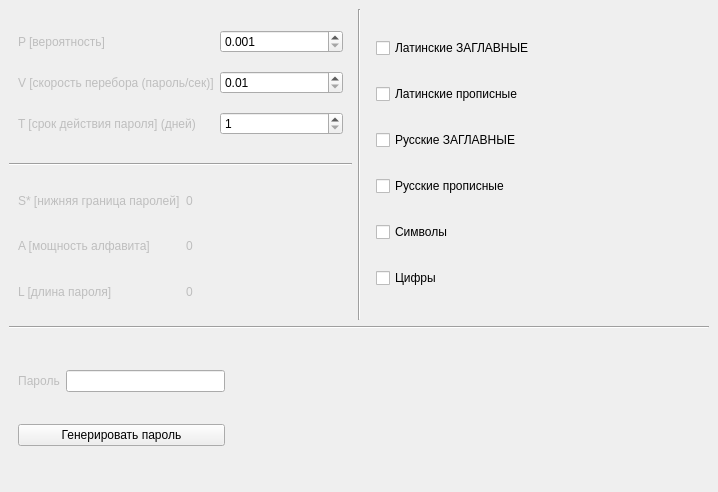
<?xml version="1.0" encoding="UTF-8"?>
<ui version="4.0">
 <class>MainWindow</class>
 <widget class="QMainWindow" name="MainWindow">
  <property name="geometry">
   <rect>
    <x>0</x>
    <y>0</y>
    <width>718</width>
    <height>492</height>
   </rect>
  </property>
  <property name="windowTitle">
   <string>Генератор паролей</string>
  </property>
  <widget class="QWidget" name="centralwidget">
   <layout class="QGridLayout" name="gridLayout_7">
    <item row="0" column="0">
     <widget class="QWidget" name="widgetIn" native="true">
      <layout class="QGridLayout" name="gridLayout_4">
       <item row="2" column="0">
        <widget class="QLabel" name="labelT">
         <property name="enabled">
          <bool>false</bool>
         </property>
         <property name="sizePolicy">
          <sizepolicy hsizetype="Preferred" vsizetype="Preferred">
           <horstretch>0</horstretch>
           <verstretch>0</verstretch>
          </sizepolicy>
         </property>
         <property name="text">
          <string>T [срок действия пароля] (дней)</string>
         </property>
         <property name="alignment">
          <set>Qt::AlignLeading|Qt::AlignLeft|Qt::AlignVCenter</set>
         </property>
         <property name="wordWrap">
          <bool>false</bool>
         </property>
        </widget>
       </item>
       <item row="0" column="0">
        <widget class="QLabel" name="labelP">
         <property name="enabled">
          <bool>false</bool>
         </property>
         <property name="sizePolicy">
          <sizepolicy hsizetype="Preferred" vsizetype="Preferred">
           <horstretch>0</horstretch>
           <verstretch>0</verstretch>
          </sizepolicy>
         </property>
         <property name="text">
          <string>P [вероятность]</string>
         </property>
         <property name="alignment">
          <set>Qt::AlignLeading|Qt::AlignLeft|Qt::AlignVCenter</set>
         </property>
         <property name="wordWrap">
          <bool>false</bool>
         </property>
        </widget>
       </item>
       <item row="1" column="0">
        <widget class="QLabel" name="labelV">
         <property name="enabled">
          <bool>false</bool>
         </property>
         <property name="sizePolicy">
          <sizepolicy hsizetype="Preferred" vsizetype="Preferred">
           <horstretch>0</horstretch>
           <verstretch>0</verstretch>
          </sizepolicy>
         </property>
         <property name="text">
          <string>V [скорость перебора (пароль/сек)]</string>
         </property>
         <property name="alignment">
          <set>Qt::AlignLeading|Qt::AlignLeft|Qt::AlignVCenter</set>
         </property>
         <property name="wordWrap">
          <bool>false</bool>
         </property>
        </widget>
       </item>
       <item row="2" column="3">
        <widget class="QDoubleSpinBox" name="doubleSpinBoxT">
         <property name="decimals">
          <number>0</number>
         </property>
         <property name="minimum">
          <double>1.000000000000000</double>
         </property>
         <property name="maximum">
          <double>99999999999.000000000000000</double>
         </property>
        </widget>
       </item>
       <item row="0" column="3">
        <widget class="QDoubleSpinBox" name="doubleSpinBoxP">
         <property name="decimals">
          <number>3</number>
         </property>
         <property name="minimum">
          <double>0.001000000000000</double>
         </property>
         <property name="maximum">
          <double>1.000000000000000</double>
         </property>
        </widget>
       </item>
       <item row="1" column="3">
        <widget class="QDoubleSpinBox" name="doubleSpinBoxV">
         <property name="minimum">
          <double>0.010000000000000</double>
         </property>
         <property name="maximum">
          <double>99999999999.000000000000000</double>
         </property>
        </widget>
       </item>
      </layout>
     </widget>
    </item>
    <item row="0" column="1" rowspan="3">
     <widget class="Line" name="line2">
      <property name="orientation">
       <enum>Qt::Vertical</enum>
      </property>
     </widget>
    </item>
    <item row="0" column="2" rowspan="3">
     <widget class="QWidget" name="widgetChecks" native="true">
      <layout class="QVBoxLayout" name="verticalLayout_2">
       <item>
        <widget class="QCheckBox" name="checkLatCap">
         <property name="text">
          <string>Латинские ЗАГЛАВНЫЕ</string>
         </property>
        </widget>
       </item>
       <item>
        <widget class="QCheckBox" name="checkLatUpper">
         <property name="text">
          <string>Латинские прописные</string>
         </property>
        </widget>
       </item>
       <item>
        <widget class="QCheckBox" name="checkRusCap">
         <property name="text">
          <string>Русские ЗАГЛАВНЫЕ</string>
         </property>
        </widget>
       </item>
       <item>
        <widget class="QCheckBox" name="checkRusUpper">
         <property name="text">
          <string>Русские прописные</string>
         </property>
        </widget>
       </item>
       <item>
        <widget class="QCheckBox" name="checkSimbols">
         <property name="text">
          <string>Символы</string>
         </property>
        </widget>
       </item>
       <item>
        <widget class="QCheckBox" name="checkDigits">
         <property name="text">
          <string>Цифры</string>
         </property>
        </widget>
       </item>
      </layout>
     </widget>
    </item>
    <item row="1" column="0">
     <widget class="Line" name="line3">
      <property name="orientation">
       <enum>Qt::Horizontal</enum>
      </property>
     </widget>
    </item>
    <item row="2" column="0">
     <widget class="QWidget" name="widgetOut" native="true">
      <layout class="QGridLayout" name="gridLayout_6">
       <item row="0" column="0">
        <widget class="QLabel" name="labelS">
         <property name="enabled">
          <bool>false</bool>
         </property>
         <property name="sizePolicy">
          <sizepolicy hsizetype="Preferred" vsizetype="Preferred">
           <horstretch>0</horstretch>
           <verstretch>0</verstretch>
          </sizepolicy>
         </property>
         <property name="text">
          <string>S* [нижняя граница паролей]</string>
         </property>
         <property name="alignment">
          <set>Qt::AlignLeading|Qt::AlignLeft|Qt::AlignVCenter</set>
         </property>
         <property name="wordWrap">
          <bool>false</bool>
         </property>
        </widget>
       </item>
       <item row="2" column="0">
        <widget class="QLabel" name="labelL">
         <property name="enabled">
          <bool>false</bool>
         </property>
         <property name="sizePolicy">
          <sizepolicy hsizetype="Preferred" vsizetype="Preferred">
           <horstretch>0</horstretch>
           <verstretch>0</verstretch>
          </sizepolicy>
         </property>
         <property name="text">
          <string>L [длина пароля]</string>
         </property>
         <property name="alignment">
          <set>Qt::AlignLeading|Qt::AlignLeft|Qt::AlignVCenter</set>
         </property>
         <property name="wordWrap">
          <bool>false</bool>
         </property>
        </widget>
       </item>
       <item row="0" column="1">
        <widget class="QLabel" name="labelNumS">
         <property name="enabled">
          <bool>false</bool>
         </property>
         <property name="sizePolicy">
          <sizepolicy hsizetype="Preferred" vsizetype="Preferred">
           <horstretch>0</horstretch>
           <verstretch>0</verstretch>
          </sizepolicy>
         </property>
         <property name="text">
          <string>0</string>
         </property>
         <property name="alignment">
          <set>Qt::AlignLeading|Qt::AlignLeft|Qt::AlignVCenter</set>
         </property>
         <property name="wordWrap">
          <bool>false</bool>
         </property>
        </widget>
       </item>
       <item row="1" column="1">
        <widget class="QLabel" name="labelNumA">
         <property name="enabled">
          <bool>false</bool>
         </property>
         <property name="sizePolicy">
          <sizepolicy hsizetype="Preferred" vsizetype="Preferred">
           <horstretch>0</horstretch>
           <verstretch>0</verstretch>
          </sizepolicy>
         </property>
         <property name="text">
          <string>0</string>
         </property>
         <property name="alignment">
          <set>Qt::AlignLeading|Qt::AlignLeft|Qt::AlignVCenter</set>
         </property>
         <property name="wordWrap">
          <bool>false</bool>
         </property>
        </widget>
       </item>
       <item row="2" column="1">
        <widget class="QLabel" name="labelNumL">
         <property name="enabled">
          <bool>false</bool>
         </property>
         <property name="sizePolicy">
          <sizepolicy hsizetype="Preferred" vsizetype="Preferred">
           <horstretch>0</horstretch>
           <verstretch>0</verstretch>
          </sizepolicy>
         </property>
         <property name="text">
          <string>0</string>
         </property>
         <property name="alignment">
          <set>Qt::AlignLeading|Qt::AlignLeft|Qt::AlignVCenter</set>
         </property>
         <property name="wordWrap">
          <bool>false</bool>
         </property>
        </widget>
       </item>
       <item row="1" column="0">
        <widget class="QLabel" name="labelA">
         <property name="enabled">
          <bool>false</bool>
         </property>
         <property name="sizePolicy">
          <sizepolicy hsizetype="Preferred" vsizetype="Preferred">
           <horstretch>0</horstretch>
           <verstretch>0</verstretch>
          </sizepolicy>
         </property>
         <property name="text">
          <string>A [мощность алфавита]</string>
         </property>
         <property name="alignment">
          <set>Qt::AlignLeading|Qt::AlignLeft|Qt::AlignVCenter</set>
         </property>
         <property name="wordWrap">
          <bool>false</bool>
         </property>
        </widget>
       </item>
      </layout>
     </widget>
    </item>
    <item row="3" column="0" colspan="3">
     <widget class="Line" name="line1">
      <property name="orientation">
       <enum>Qt::Horizontal</enum>
      </property>
     </widget>
    </item>
    <item row="4" column="0" colspan="3">
     <widget class="QWidget" name="widgetPassword" native="true">
      <layout class="QGridLayout" name="gridLayout_5">
       <item row="1" column="4">
        <spacer name="horizontalSpacer1">
         <property name="orientation">
          <enum>Qt::Horizontal</enum>
         </property>
         <property name="sizeType">
          <enum>QSizePolicy::Expanding</enum>
         </property>
         <property name="sizeHint" stdset="0">
          <size>
           <width>40</width>
           <height>20</height>
          </size>
         </property>
        </spacer>
       </item>
       <item row="0" column="0">
        <widget class="QLabel" name="labelPassword">
         <property name="enabled">
          <bool>false</bool>
         </property>
         <property name="sizePolicy">
          <sizepolicy hsizetype="Preferred" vsizetype="Preferred">
           <horstretch>0</horstretch>
           <verstretch>0</verstretch>
          </sizepolicy>
         </property>
         <property name="text">
          <string>Пароль</string>
         </property>
         <property name="alignment">
          <set>Qt::AlignCenter</set>
         </property>
         <property name="wordWrap">
          <bool>false</bool>
         </property>
        </widget>
       </item>
       <item row="0" column="1">
        <widget class="QLineEdit" name="linePassword"/>
       </item>
       <item row="1" column="3">
        <spacer name="horizontalSpacer2">
         <property name="orientation">
          <enum>Qt::Horizontal</enum>
         </property>
         <property name="sizeHint" stdset="0">
          <size>
           <width>40</width>
           <height>20</height>
          </size>
         </property>
        </spacer>
       </item>
       <item row="1" column="0" colspan="2">
        <widget class="QPushButton" name="btnGenerate">
         <property name="text">
          <string>Генерировать пароль</string>
         </property>
        </widget>
       </item>
       <item row="1" column="2">
        <spacer name="horizontalSpacer3">
         <property name="orientation">
          <enum>Qt::Horizontal</enum>
         </property>
         <property name="sizeHint" stdset="0">
          <size>
           <width>40</width>
           <height>20</height>
          </size>
         </property>
        </spacer>
       </item>
      </layout>
     </widget>
    </item>
   </layout>
  </widget>
 </widget>
 <resources/>
 <connections/>
</ui>
